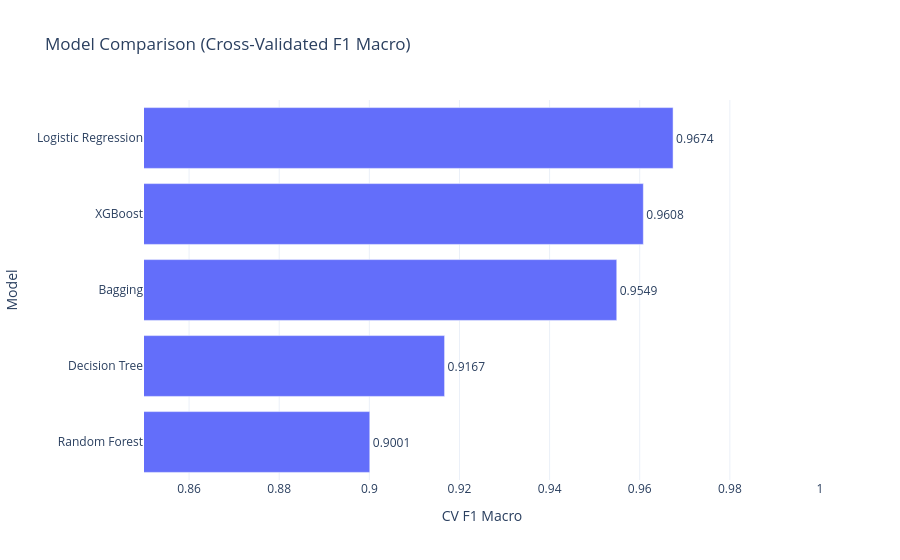

Notebook source saved alongside this figure:
### Code cell
results_df_sorted = results_df.copy()
results_df_sorted["CV F1 Macro"] = results_df_sorted["CV F1 Macro"].round(4)
results_df_sorted = results_df_sorted.sort_values("CV F1 Macro", ascending=True)

fig = px.bar(
    results_df_sorted,
    x="CV F1 Macro",
    y="Model",
    orientation="h",
    title="Model Comparison (Cross-Validated F1 Macro)",
    text="CV F1 Macro"
)

fig.update_traces(
    texttemplate="%{text}",
    textposition="outside"
    )

fig.update_layout(
    xaxis_title="CV F1 Macro",
    yaxis_title="Model",
    template="plotly_white",
    xaxis=dict(range=[0.85, 1.0])  # optional but makes differences clearer
)

fig.show()

### Figure 1 — Plotly figure (JSON) as saved in the notebook; plotly's stock layout.template omitted (floating-point values rounded to 4 significant figures)
{"data": [{"hovertemplate": "CV F1 Macro=%{text}<br>Model=%{y}<extra></extra>", "legendgroup": "", "marker": {"color": "#636efa", "pattern": {"shape": ""}}, "name": "", "orientation": "h", "showlegend": false, "text": [0.9001, 0.9167, 0.9549, 0.9608, 0.9674], "textposition": "outside", "texttemplate": "%{text}", "type": "bar", "x": [0.9001, 0.9167, 0.9549, 0.9608, 0.9674], "xaxis": "x", "y": ["Random Forest", "Decision Tree", "Bagging", "XGBoost", "Logistic Regression"], "yaxis": "y"}], "layout": {"barmode": "relative", "legend": {"tracegroupgap": 0}, "title": {"text": "Model Comparison (Cross-Validated F1 Macro)"}, "xaxis": {"anchor": "y", "domain": [0, 1], "range": [0.85, 1], "title": {"text": "CV F1 Macro"}}, "yaxis": {"anchor": "x", "domain": [0, 1], "title": {"text": "Model"}}}}
